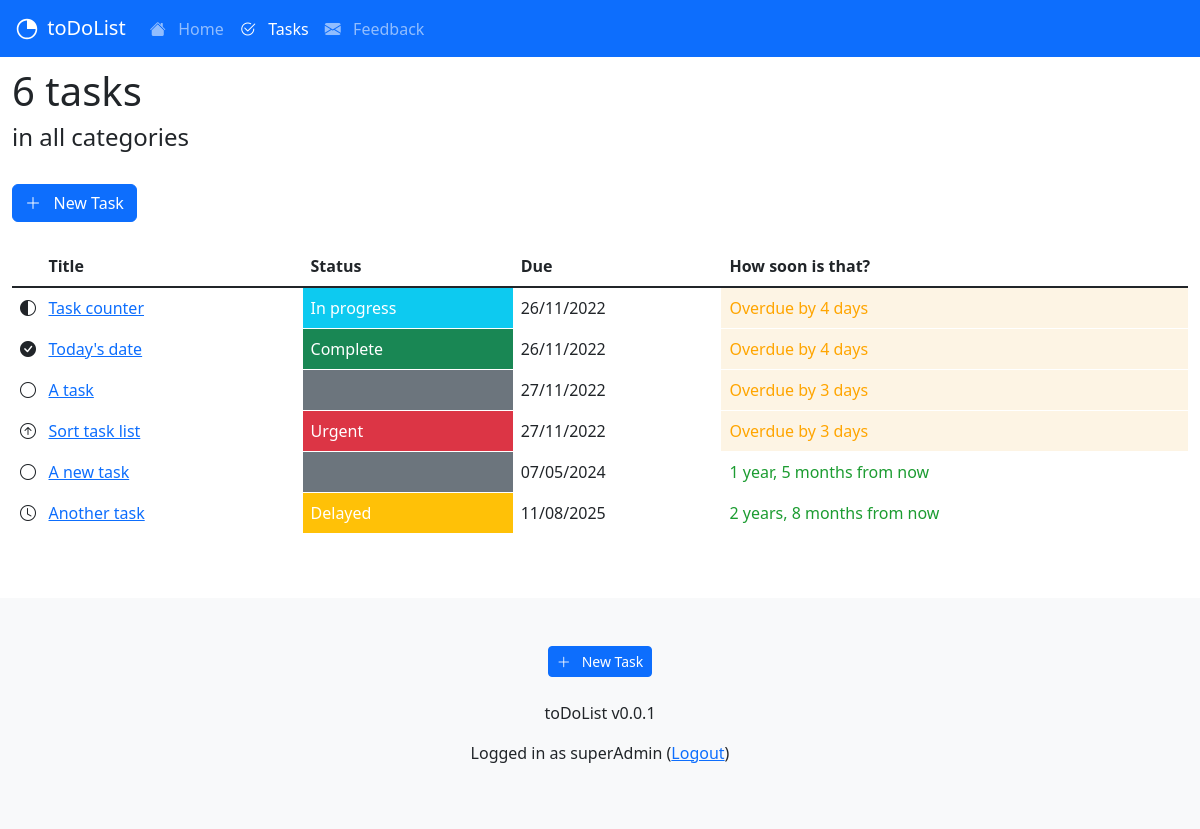
The page /tasks/ (signed in) on the database as committed earlier.
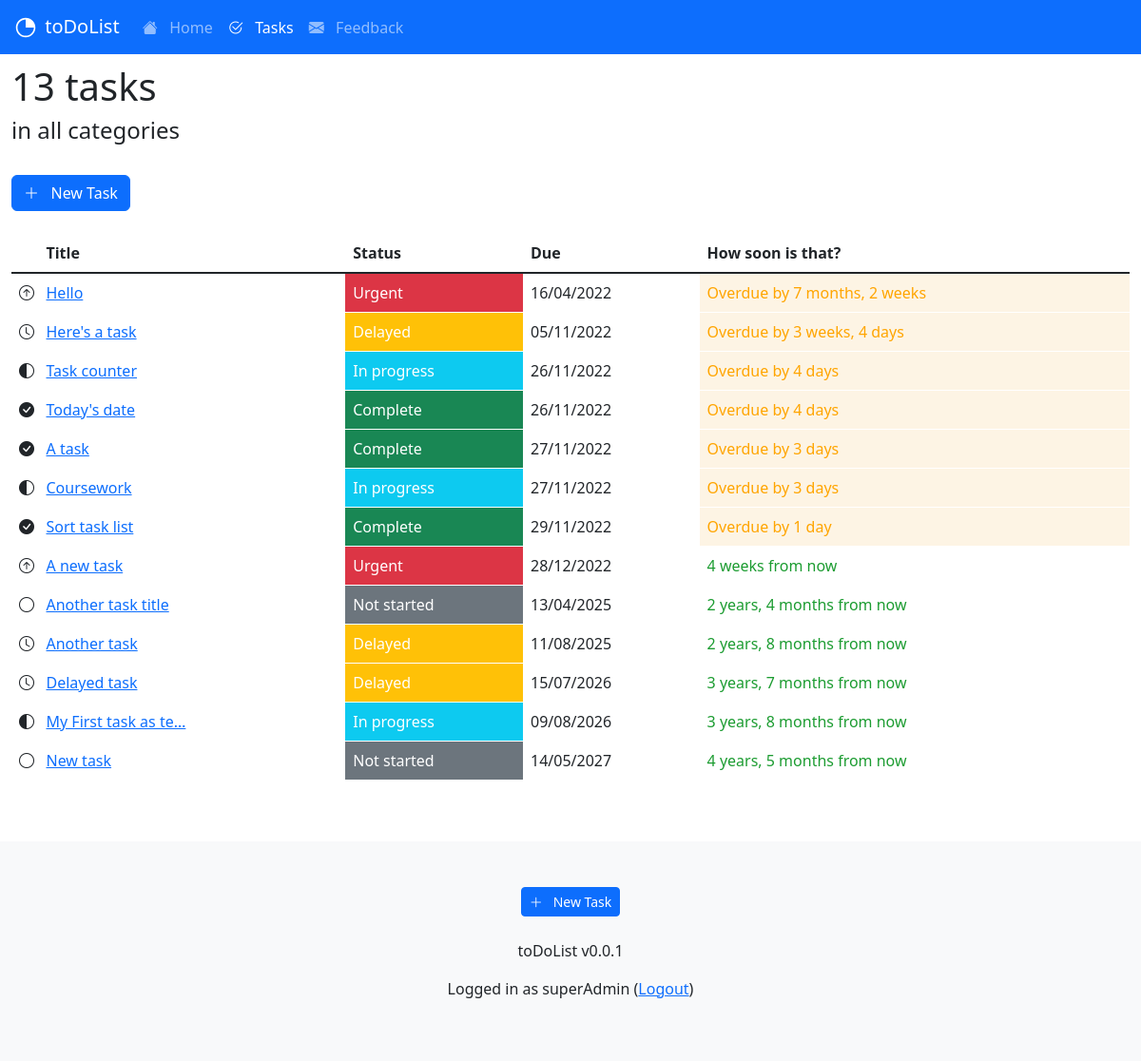
The same page on the database as committed later.
### taskapp/models.py (models this page shows, shortened)
class Task(models.Model):
    title = models.CharField(max_length = 128, unique=True)
    description = models.TextField()
    created_at = models.DateTimeField(auto_now_add=True)
    updated_at = models.DateTimeField(auto_now=True)
    category = models.CharField(max_length = 128)
    status = models.CharField(max_length = 128)
    due_at = models.DateField()
    author = models.ForeignKey(User, on_delete=models.SET_NULL, null=True, blank=True)
    class Meta:
        indexes = [models.Index(fields=['title']), ]

### taskapp/views.py (the view)
# urls.py: path('', views.index_view, name='tasks_index'),
@login_required
def index_view(request):
    context ={}
    context["today"] = datetime.date.today()
    if is_admin(request.user):
        context["task_list"] = Task.objects.all()
        context["task_count"] = Task.objects.all().count
    else:
        context["task_list"] = Task.objects.filter(author=request.user)
        context["task_count"] = Task.objects.filter(author=request.user).count()
    return render(request, "taskapp/index.html", context)

### taskapp/views.py (called while the page is built)
def is_admin(user):
    return user.groups.filter(name='TasksAdminUsers').exists() or user.is_superuser

### taskapp/templates/taskapp/index.html (shortened to what this page needs)
{% extends 'base.html' %}
{% block content %}
<h1>{{task_count}} tasks</h1>
<h4>in all categories</h4>
<br>
<div class="d-grid gap-2 d-md-block">
    <a class="btn btn-primary" href="{% url 'tasks_new' %}" role="button"><i class="bi bi-plus-lg"></i>&nbsp;&nbsp;&nbsp;New Task</a>
</div>
<br>
<div class="d-none d-md-block">
<div class="table-responsive">
<table class="table table-hover" style="border-color: white;">
    <thead>
    <tr>
        <th><i class="bi bi-square-fill text-white"></i>&nbsp;&nbsp;&nbsp;Title</th>
        <th>Status</th>
        <th>Due</th>
        <th>How soon is that?</th>
    </tr>
    </thead>
    <tbody class="table-group-divider">
    {% for task in task_list|dictsort:"due_at" %}
    <tr>
        <td>
            {% if task.status == 'In progress' %}
            <i class="bi bi-circle-half"></i>
            {% elif task.status == 'Urgent' %}
            <i class="bi bi-arrow-up-circle"></i>
            {% elif task.status == 'Complete' %}
            <i class="bi bi-check-circle-fill"></i>
            {% elif task.status == 'Delayed' %}
            <i class="bi bi-clock"></i>
            {% else %}
            <i class="bi bi-circle"></i>
            {% endif %}
            <a href="{% url 'tasks_detail' task.id %}">
                {{ task.title | truncatechars:20}}</a>
        </td>
        <td class="text-white
            {% if task.status == 'In progress' %}
            bg-info
            {% elif task.status == 'Urgent' %}
            bg-danger
            {% elif task.status == 'Complete' %}
            bg-success
            {% elif task.status == 'Delayed' %}
            bg-warning
            {% else %}
            bg-secondary
            {% endif %}
            ">{{task.status}}
        </td>
       <td>
            {{task.due_at|date:"SHORT_DATE_FORMAT"}}
       </td>
            {% if task.due_at < today %}
            <td style="background-color: rgb(253, 244, 228); color: orange;">
            Overdue by {{task.due_at|timesince:today}}
            {% elif task.due_at == today %}
            <td>
            Today!
            {% else %}
            <td style="color: rgb(28, 156, 49);">
            {{task.due_at|timeuntil:today}} from now
            {% endif %}
        </td>
    </tr>
    {% endfor %}
    </tbody>
</table>
</div>
</div>
{% endblock content %}

### templates/base.html (shortened to what this page needs)
{% load static %}
{% load sass_tags %}
<!DOCTYPE html>
<html lang="en">
<head>
    <link href="https://cdn.jsdelivr.net/npm/bootstrap@5.2.2/dist/css/bootstrap.min.css" rel="stylesheet">
    <link rel="stylesheet" type="text/css" href={% sass_src 'css/base.scss' %}>
    <link rel="stylesheet" href="https://cdn.jsdelivr.net/npm/bootstrap-icons@1.9.1/font/bootstrap-icons.css">
</head>
<body>
    {% block header %}
    {% include "navbar.html" %}
    {% endblock header %}
    <div class="container-fluid" style="padding-top: 10px;">
    {% block content %}
    {% endblock content %}
    </div>
    {% block footer %}
    {% include "footer.html" %}
    {% endblock footer %}
</body>
</html>

### templates/navbar.html (shortened to what this page needs)
{% load static %}
<div class="sticky-top">
<nav class="navbar navbar-expand-sm navbar-dark bg-primary">
    <div class="container-fluid">
        <a class="navbar-brand" href="{% url 'home' %}">
            <img src="{% static 'todolist/logo_light_s.svg' %}" alt="Logo" width="30" height="30" class="d-inline-block align-text-top">
            toDoList
        </a>
      <div class="collapse navbar-collapse" id="navbarNavAltMarkup">
        <div class="navbar-nav">
          {% with url_name=request.resolver_match.url_name %}
            <a class="nav-link {% if url_name == 'home' %}active{% endif %}" href="{% url 'home' %}"><i class="bi bi-house-fill"></i>&nbsp;&nbsp;&nbsp;Home</a>
            {% if user.is_authenticated %}
            <a class="nav-link {% if url_name == 'tasks_index' %}active{% endif %}" href="{% url 'tasks_index' %}"><i class="bi bi-check2-circle"></i>&nbsp;&nbsp;&nbsp;Tasks</a>
            {% endif%}
            <a class="nav-link {% if url_name == 'contact' %}active{% endif %}" href="{% url 'contact' %}"><i class="bi bi-envelope-fill"></i>&nbsp;&nbsp;&nbsp;Feedback</a>
          {% endwith %}
        </div>
      </div>
    </div>
</nav>
</div>

### templates/footer.html
<footer class="bd-footer p-3 p-md-5 mt-5 bg-light text-center text-sm-center">
    <div class="container">
      {% if user.is_authenticated %}
        <a class="btn btn-primary btn-sm" href="{% url 'tasks_new' %}" role="button"><i class="bi bi-plus-lg"></i>&nbsp;&nbsp;&nbsp;New Task</a>
        <br><br>
      {% endif%}
      <p>toDoList v0.0.1</p>
      {% if user.is_authenticated %}
        <p>Logged in as {{user.username}}
        (<a href="{% url 'logout' %}">Logout</a>)</p>
        {% else %}
        <p> No account? <a href="{% url 'signup_user' %}">Signup</a> </p>
        <p> <a href="{% url 'login' %}">Login</a> </p>
      {% endif%}
    </div>
  </footer>

Rows that differ between the two databases and show on the page:
added Task: title "Hello", status "Urgent", due_at "16/04/2022", due_at "7 months, 2 weeks"
added Task: title "Here's a task", status "Delayed", due_at "05/11/2022", due_at "3 weeks, 4 days"
changed Task "A task": status (not shown) → "Complete"
added Task: title "Coursework", status "In progress", due_at "27/11/2022", due_at "3 days"
changed Task "Sort task list": status "Urgent" → "Complete"; due_at "27/11/2022" → "29/11/2022"; due_at "3 days" → "1 day"
changed Task "A new task": status (not shown) → "Urgent"; due_at "07/05/2024" → "28/12/2022"; due_at "1 year, 5 months" → "4 weeks"
added Task: title "Another task title", status "Not started", due_at "13/04/2025", due_at "2 years, 4 months"
added Task: title "Delayed task", status "Delayed", due_at "15/07/2026", due_at "3 years, 7 months"
added Task: title "My First task as te…", status "In progress", due_at "09/08/2026", due_at "3 years, 8 months"
added Task: title "New task", status "Not started", due_at "14/05/2027", due_at "4 years, 5 months"
Other text that changed with them:
{{ task_count }}: "6" → "13"
